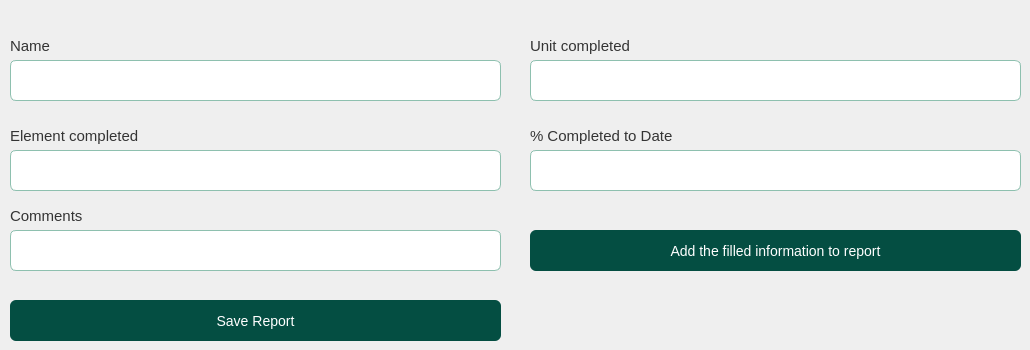
     <widget class="QWidget" name="tab_competency_profile">
      <attribute name="title">
       <string>Competency Profiles</string>
      </attribute>
      <widget class="QLabel" name="lbl_comments_competency">
       <property name="geometry">
        <rect>
         <x>10</x>
         <y>200</y>
         <width>171</width>
         <height>31</height>
        </rect>
       </property>
       <property name="font">
        <font>
         <pointsize>11</pointsize>
        </font>
       </property>
       <property name="styleSheet">
        <string notr="true">color: rgb(52, 52, 52);</string>
       </property>
       <property name="text">
        <string>Comments</string>
       </property>
      </widget>
      <widget class="QLineEdit" name="txt_completed_to_date">
       <property name="geometry">
        <rect>
         <x>530</x>
         <y>150</y>
         <width>491</width>
         <height>41</height>
        </rect>
       </property>
       <property name="styleSheet">
        <string notr="true">QLineEdit{


background-color:#fff;
border: 1px solid #8ec0af;
border-radius: 6px
}</string>
       </property>
       <property name="placeholderText">
        <string/>
       </property>
      </widget>
      <widget class="QLineEdit" name="txt_element_completed">
       <property name="geometry">
        <rect>
         <x>10</x>
         <y>150</y>
         <width>491</width>
         <height>41</height>
        </rect>
       </property>
       <property name="styleSheet">
        <string notr="true">QLineEdit{


background-color:#fff;
border: 1px solid #8ec0af;
border-radius: 6px
}</string>
       </property>
       <property name="placeholderText">
        <string/>
       </property>
      </widget>
      <widget class="QLineEdit" name="txt_unit_completed">
       <property name="geometry">
        <rect>
         <x>530</x>
         <y>60</y>
         <width>491</width>
         <height>41</height>
        </rect>
       </property>
       <property name="styleSheet">
        <string notr="true">QLineEdit{


background-color:#fff;
border: 1px solid #8ec0af;
border-radius: 6px
}</string>
       </property>
       <property name="placeholderText">
        <string/>
       </property>
      </widget>
      <widget class="QLabel" name="lbl_completed_to_date">
       <property name="geometry">
        <rect>
         <x>530</x>
         <y>120</y>
         <width>151</width>
         <height>31</height>
        </rect>
       </property>
       <property name="font">
        <font>
         <pointsize>11</pointsize>
        </font>
       </property>
       <property name="styleSheet">
        <string notr="true">color: rgb(52, 52, 52);</string>
       </property>
       <property name="text">
        <string>% Completed to Date</string>
       </property>
      </widget>
      <widget class="QLabel" name="lbl_element_completed">
       <property name="geometry">
        <rect>
         <x>10</x>
         <y>120</y>
         <width>141</width>
         <height>31</height>
        </rect>
       </property>
       <property name="font">
        <font>
         <pointsize>11</pointsize>
        </font>
       </property>
       <property name="styleSheet">
        <string notr="true">color: rgb(52, 52, 52);</string>
       </property>
       <property name="text">
        <string>Element completed</string>
       </property>
      </widget>
      <widget class="QLabel" name="lbl_unit_competed">
       <property name="geometry">
        <rect>
         <x>530</x>
         <y>30</y>
         <width>111</width>
         <height>31</height>
        </rect>
       </property>
       <property name="font">
        <font>
         <pointsize>11</pointsize>
        </font>
       </property>
       <property name="styleSheet">
        <string notr="true">color: rgb(52, 52, 52);</string>
       </property>
       <property name="text">
        <string>Unit completed</string>
       </property>
      </widget>
      <widget class="QLabel" name="lbl_name_competency">
       <property name="geometry">
        <rect>
         <x>10</x>
         <y>30</y>
         <width>51</width>
         <height>31</height>
        </rect>
       </property>
       <property name="font">
        <font>
         <pointsize>11</pointsize>
        </font>
       </property>
       <property name="styleSheet">
        <string notr="true">color: rgb(52, 52, 52);</string>
       </property>
       <property name="text">
        <string>Name</string>
       </property>
      </widget>
      <widget class="QLineEdit" name="txt_comments_competency">
       <property name="geometry">
        <rect>
         <x>10</x>
         <y>230</y>
         <width>491</width>
         <height>41</height>
        </rect>
       </property>
       <property name="styleSheet">
        <string notr="true">QLineEdit{


background-color:#fff;
border: 1px solid #8ec0af;
border-radius: 6px
}</string>
       </property>
       <property name="placeholderText">
        <string/>
       </property>
      </widget>
      <widget class="QPushButton" name="btn_add_information_competency">
       <property name="geometry">
        <rect>
         <x>530</x>
         <y>230</y>
         <width>491</width>
         <height>41</height>
        </rect>
       </property>
       <property name="styleSheet">
        <string notr="true">

QPushButton#btn_add_information_competency{

border:none;
background-color:#044e42;
color:white;
font-size:14px;
border-radius: 6px;
transition: background-color 0.5s ease;
padding:10px;
text-align:rigth;
}

QPushButton#btn_add_information_competency:hover{
 background-color: #044e42;
border-radius: 6px;
transition: background-color 0.5s ease;
padding:10px;
}

QPushButton#btn_add_information_competency:pressed {
 background-color: #044e42;
border-radius: 6px;
background-color: #033029;
padding:10px;
 }
</string>
       </property>
       <property name="text">
        <string>Add the filled information to report</string>
       </property>
       <property name="icon">
        <iconset>
         <normaloff>../../img/check-solid.svg</normaloff>../../img/check-solid.svg</iconset>
       </property>
      </widget>
      <widget class="QPushButton" name="btn_save_report">
       <property name="geometry">
        <rect>
         <x>10</x>
         <y>300</y>
         <width>491</width>
         <height>41</height>
        </rect>
       </property>
       <property name="styleSheet">
        <string notr="true">

QPushButton#btn_save_report{

border:none;
background-color:#044e42;
color:white;
font-size:14px;
border-radius: 6px;
transition: background-color 0.5s ease;
padding:10px;
text-align:rigth;
}

QPushButton#btn_save_report:hover{
 background-color: #044e42;
border-radius: 6px;
transition: background-color 0.5s ease;
padding:10px;
}

QPushButton#btn_save_report:pressed {
 background-color: #044e42;
border-radius: 6px;
background-color: #033029;
padding:10px;
 }
</string>
       </property>
       <property name="text">
        <string>Save Report</string>
       </property>
       <property name="icon">
        <iconset>
         <normaloff>../../img/check-solid.svg</normaloff>../../img/check-solid.svg</iconset>
       </property>
      </widget>
      <widget class="QLineEdit" name="txt_name_competency_profile">
       <property name="geometry">
        <rect>
         <x>10</x>
         <y>60</y>
         <width>491</width>
         <height>41</height>
        </rect>
       </property>
       <property name="styleSheet">
        <string notr="true">QLineEdit{


background-color:#fff;
border: 1px solid #8ec0af;
border-radius: 6px
}</string>
       </property>
       <property name="placeholderText">
        <string/>
       </property>
      </widget>
      <zorder>lbl_element_completed</zorder>
      <zorder>lbl_completed_to_date</zorder>
      <zorder>lbl_unit_competed</zorder>
      <zorder>lbl_name_competency</zorder>
      <zorder>lbl_comments_competency</zorder>
      <zorder>txt_completed_to_date</zorder>
      <zorder>txt_element_completed</zorder>
      <zorder>txt_unit_completed</zorder>
      <zorder>txt_comments_competency</zorder>
      <zorder>btn_add_information_competency</zorder>
      <zorder>btn_save_report</zorder>
      <zorder>txt_name_competency_profile</zorder>
     </widget>
